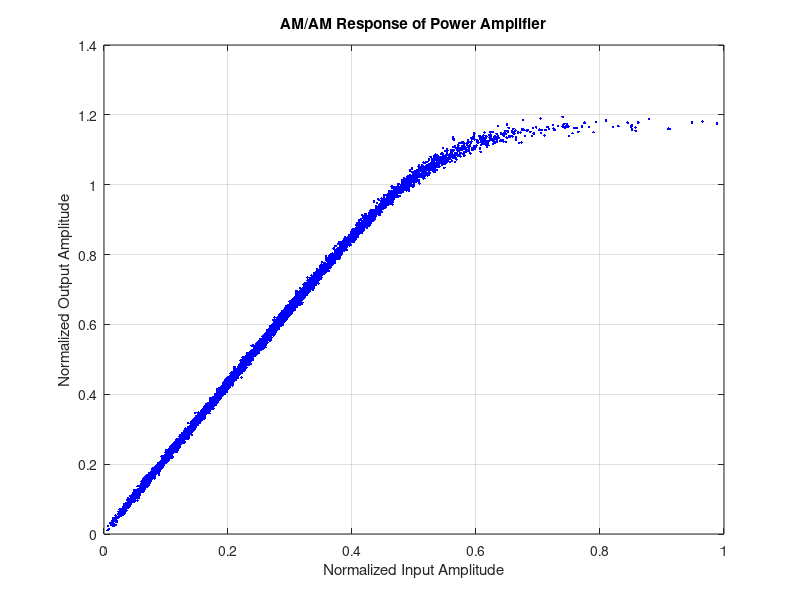

Source code (MATLAB):
% 读取数据文件
load('PA_data_test.mat'); % 修改为你的数据文件名

% 提取输入和输出数据
inputData = paInput;
outputData = paOutput;

% 计算归一化幅度/幅度
normalizedInputAmplitude = abs(inputData);
normalizedOutputAmplitude = abs(outputData);

% 绘制AM/AM图
figure;
plot(normalizedInputAmplitude, normalizedOutputAmplitude, 'b.');
xlabel('Normalized Input Amplitude');
ylabel('Normalized Output Amplitude');
title('AM/AM Response of Power Amplifier');
grid on;
